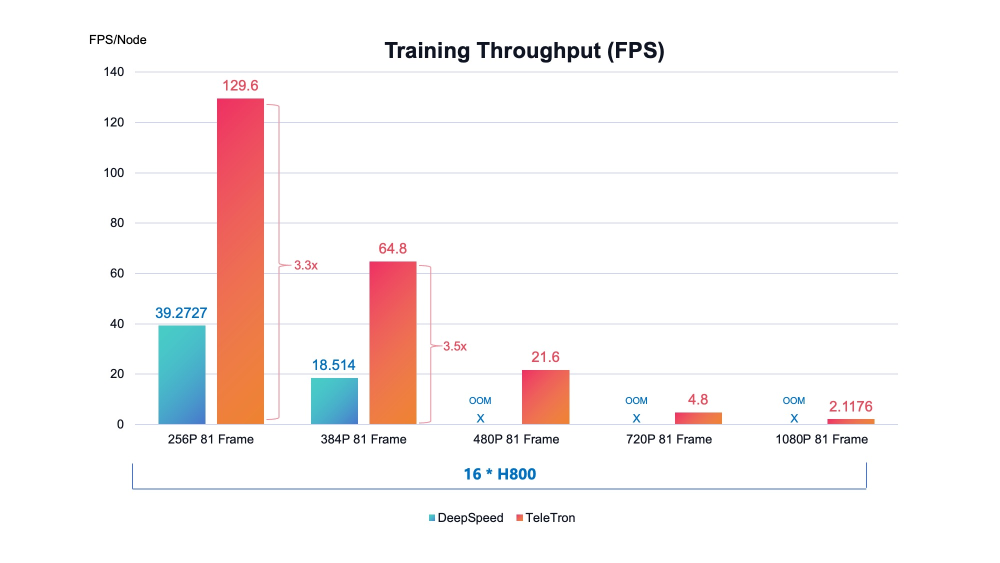
#> input picture assets/efficiency.jpg, 2000 x 1125 px (shown at 1/2 size)
$ python -i image_utils.py   (imports and definitions only)
#> lines starting #> are read from the running program, lines starting #| are printed output that depends on the picture
import os

import cv2
import numpy as np
import torch
from PIL import Image


# [67 lines left out: functions get_rot_mat, load_image, save_image, not called in this run]


def convert_image(image, dst_mode, src_mode=None):
    if isinstance(image, np.ndarray):
        if image.ndim == 2:
            if dst_mode == "np_bgr":
                image = cv2.cvtColor(image, cv2.COLOR_GRAY2BGR)
            elif dst_mode == "np_rgb":
                image = cv2.cvtColor(image, cv2.COLOR_GRAY2RGB)
            elif dst_mode == "pil_rgb":
                image = Image.fromarray(image).convert("RGB")
            elif dst_mode == "pil_gray":
                image = Image.fromarray(image).convert("L")
        elif image.ndim == 3:
            src_mode = src_mode or "np_bgr"
            if src_mode == "np_bgr":
                if dst_mode == "np_rgb":
                    image = image[:, :, ::-1]
                elif dst_mode == "np_gray":
                    image = cv2.cvtColor(image, cv2.COLOR_BGR2GRAY)
                elif dst_mode == "pil_rgb":
                    image = Image.fromarray(image[:, :, ::-1]).convert("RGB")
                elif dst_mode == "pil_gray":
                    image = Image.fromarray(image[:, :, ::-1]).convert("L")
            elif src_mode == "np_rgb":
                if dst_mode == "np_bgr":
                    image = image[:, :, ::-1]
                elif dst_mode == "np_gray":
                    image = cv2.cvtColor(image, cv2.COLOR_RGB2GRAY)
                elif dst_mode == "pil_rgb":
                    image = Image.fromarray(image).convert("RGB")
                elif dst_mode == "pil_gray":
                    image = Image.fromarray(image).convert("L")
            else:
                assert False
    elif isinstance(image, Image.Image):
        if dst_mode == "np_bgr":
            image = np.array(image.convert("RGB"))[:, :, ::-1]
        elif dst_mode == "np_rgb":
            image = np.array(image.convert("RGB"))
        elif dst_mode == "np_gray":
            image = np.array(image.convert("L"))
        elif dst_mode == "pil_rgb":
            image = image.convert("RGB")
        elif dst_mode == "pil_gray":
            image = image.convert("L")
        else:
            assert False
    else:
        assert False
    return image


# [165 lines left out: functions concat_images, concat_images_grid, pad_image, get_resample, get_image_size, resize_image and 1 more, not called in this run]

>>> import cv2
>>> picture = cv2.imread('../../../assets/efficiency.jpg', cv2.IMREAD_GRAYSCALE)
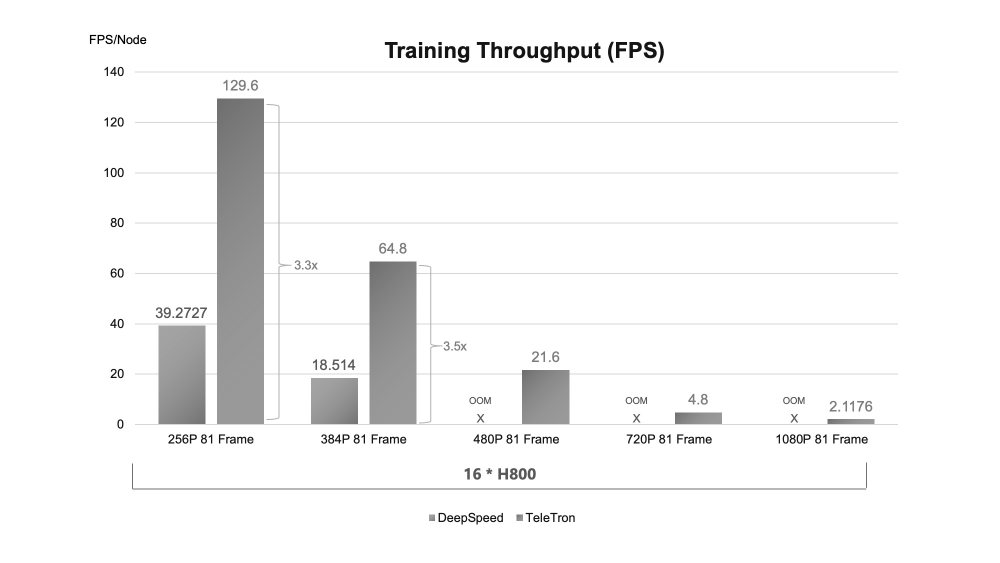
#> picture: shape (1125, 2000) (shown at 1/2 size); min 0, max 255, mean 245.4
>>> result = convert_image(picture, 'out.png')
